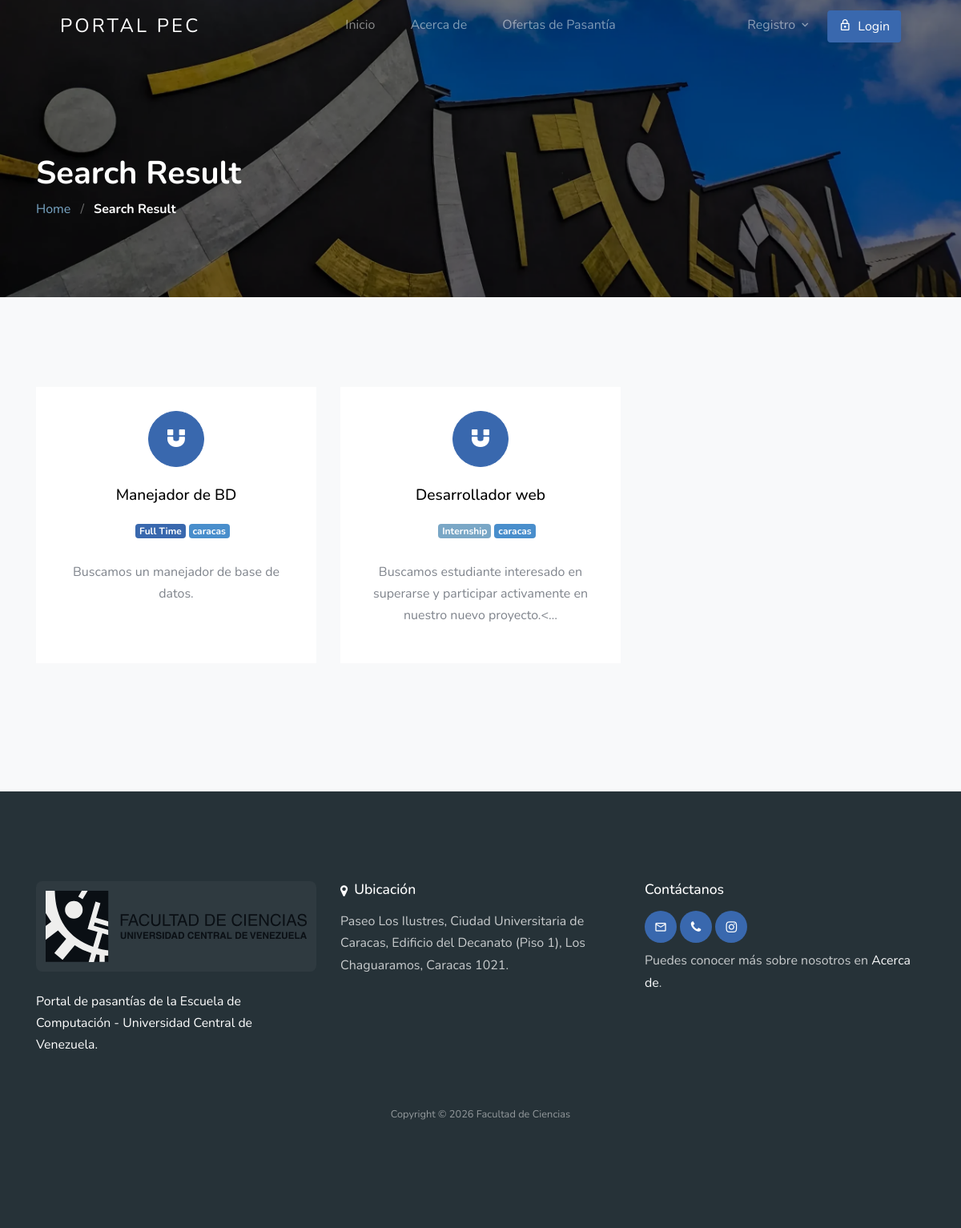
The page /result/ on the database as committed earlier.
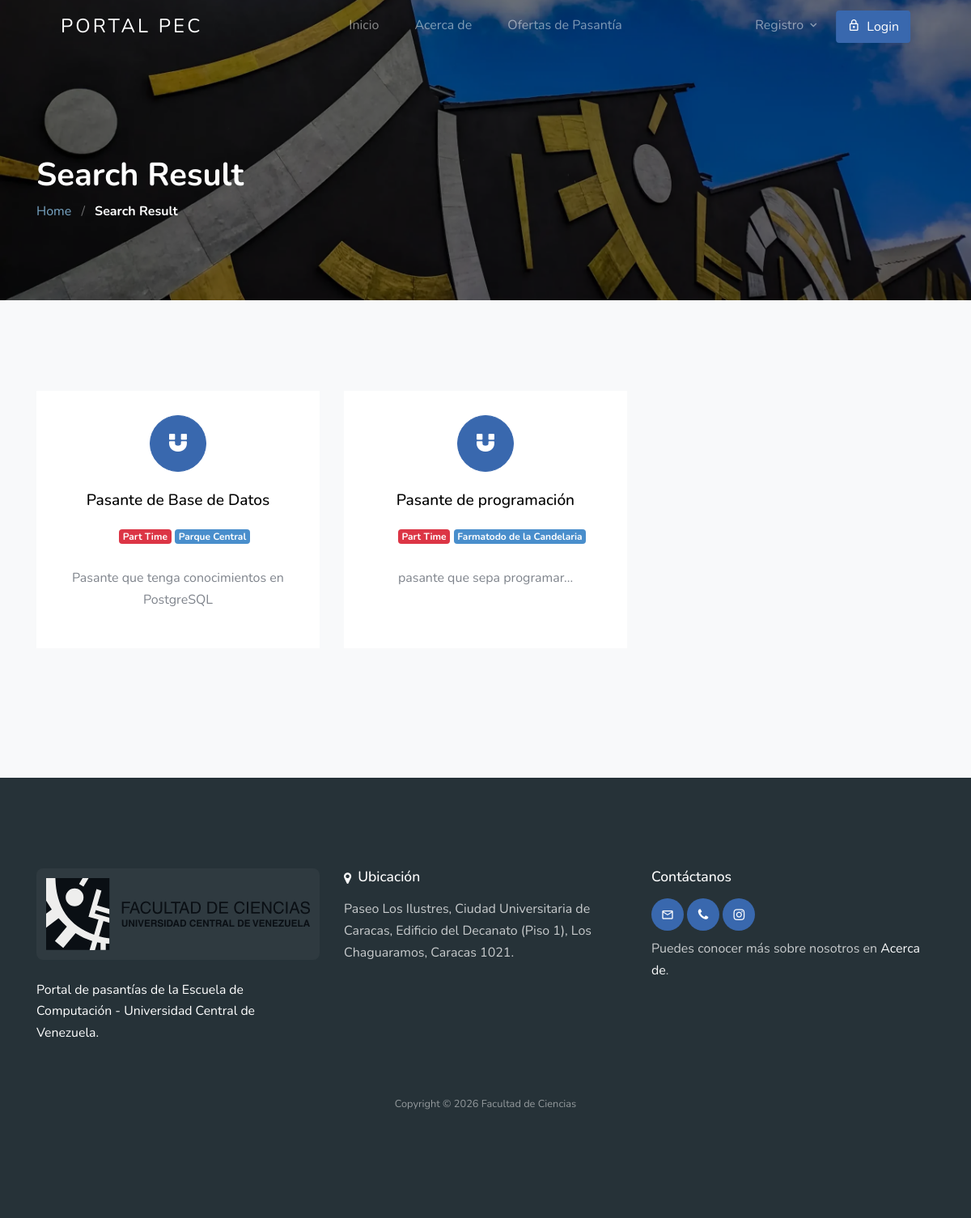
The same page on the database as committed later.
### apps/jobapp/models/job.py (models this page shows, shortened)
class Job(TimeStampedModel, SoftDeleteModel):
    user = models.ForeignKey(User, related_name='User', on_delete=models.CASCADE)
    title = models.CharField(max_length=300, db_index=True)
    description = CKEditor5Field(config_name='extends')
    tags = TaggableManager()
    location = models.CharField(max_length=300, db_index=True)
    job_type = models.CharField(choices=JOB_TYPE, max_length=1, db_index=True)
    work_mode = models.CharField(choices=WORK_MODE, max_length=1, default='3')
    experience_level = models.CharField(choices=EXPERIENCE_LEVEL, max_length=1, default='0')
    category = models.ForeignKey(Category, related_name='Category', on_delete=models.CASCADE)
    salary = models.CharField(max_length=30, blank=True)
    views_count = models.PositiveIntegerField(default=0)
    company_name = models.CharField(max_length=300, db_index=True)
    company_description = CKEditor5Field(config_name='extends', blank=True, null=True)
    url = models.URLField(max_length=200)
    last_date = models.DateField()
    is_published = models.BooleanField(default=False)
    is_closed = models.BooleanField(default=False)
    class Meta:
        indexes = [
            models.Index(fields=['title', 'location']),
            models.Index(fields=['is_published', 'is_closed']),
        ]

### apps/jobapp/views/public.py (the view)
# urls.py: path('result/', SearchResultView.as_view(), name='search_result'),
class SearchResultView(ListView):
    template_name = 'jobapp/result.html'
    context_object_name = 'page_obj'
    paginate_by = 10
    def get_queryset(self):
        return search_jobs(
            title_or_company=self.request.GET.get('job_title_or_company_name'),
            location=self.request.GET.get('location'),
            category_id=self.request.GET.get('category'),
        )

### apps/jobapp/selectors.py (called while the page is built)
def search_jobs(title_or_company: str | None = None, location: str | None = None, category_id: str | None = None) -> QuerySet[Job]:
    job_list = Job.objects.select_related('category', 'user').filter(is_deleted=False).order_by('-updated_at')
    if title_or_company:
        job_list = job_list.filter(title__icontains=title_or_company) | job_list.filter(company_name__icontains=title_or_company)
    if location:
        job_list = job_list.filter(location__icontains=location)
    if category_id:
        job_list = job_list.filter(category_id=category_id)
    return job_list

### template/jobapp/result.html (shortened to what this page needs)
{% extends 'base.html' %}
{% load static %}
{% block content %}
<section class="section-hero overlay inner-page bg-image"
  style="background-image: url('{% static 'images/hero_1.jpg' %}');" id="home-section">
  <div class="container">
    <div class="row">
      <div class="col-md-7">
        <h1 class="text-white font-weight-bold">Search Result</h1>
        <div class="custom-breadcrumbs">
          <a href="{% url 'jobapp:home' %}">Home</a> <span class="mx-2 slash">/</span>
          <span class="text-white"><strong>Search Result</strong></span>
        </div>
      </div>
    </div>
  </div>
</section>
<section class="site-section services-section bg-light block__62849" id="next-section">
  <div class="container">
    <div class="row">
      {% for job in page_obj %}
      <div class="col-6 col-md-6 col-lg-4 mb-4 mb-lg-5">
        <a href="{% url 'jobapp:single-job' job.id %}" class="block__16443 min-h text-center d-block">
          <span class="custom-icon mx-auto"><span class="icon-magnet d-block"></span></span>
          <h3>{{ job.title }}</h3>
          <ul class="job-listing-meta list-unstyled pl-3 mb-0">
            <li class="menu-fix mb-2">
              {% if job.job_type == '1' %}
              <span class="badge badge-primary">
                Full Time
              </span>
              {% elif job.job_type == '2'%}
              <span class="badge badge-danger">
                Part Time
              </span>
              {% else %}
              <span class="badge badge-info">
                Internship
              </span>
              {% endif %}
            </li>
            <li class="badge badge-secondary menu-fix mb-2"> {{ job.location }}</li>
          </ul>
          <p>{{ job.description | safe | truncatechars:100}}</p>
        </a>
      </div>
      {% endfor %}
    </div>
  </div>
</section>
{% endblock content %}

Rows that differ between the two databases and show on the page:
no longer on this page (row edited): Job: title "Manejador de BD", job_type "Full Time", location "caracas", description "Buscamos un manejador de base de datos."
no longer on this page (row edited): Job: title "Desarrollador web", job_type "Internship", location "caracas", description "Buscamos estudiante interesado en superarse y participar activamente en nuestro nuevo proyecto.<…"
added Job: title "Pasante de Base de Datos", job_type "Part Time", location "Parque Central", description "Pasante que tenga conocimientos en PostgreSQL"
added Job: title "Pasante de programación", job_type "Part Time", location "Farmatodo de la Candelaria", description "pasante que sepa programar..."
